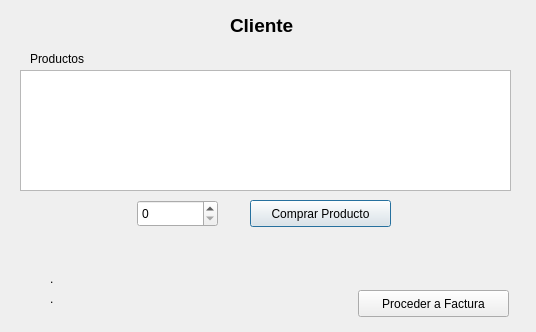
<?xml version="1.0" encoding="UTF-8"?>
<ui version="4.0">
 <class>ClientWindow</class>
 <widget class="QDialog" name="ClientWindow">
  <property name="geometry">
   <rect>
    <x>0</x>
    <y>0</y>
    <width>536</width>
    <height>332</height>
   </rect>
  </property>
  <property name="windowTitle">
   <string>Dialog</string>
  </property>
  <widget class="QLabel" name="label">
   <property name="geometry">
    <rect>
     <x>230</x>
     <y>10</y>
     <width>71</width>
     <height>31</height>
    </rect>
   </property>
   <property name="text">
    <string>&lt;html&gt;&lt;head/&gt;&lt;body&gt;&lt;p&gt;&lt;span style=&quot; font-size:14pt; font-weight:600;&quot;&gt;Cliente&lt;/span&gt;&lt;/p&gt;&lt;/body&gt;&lt;/html&gt;</string>
   </property>
  </widget>
  <widget class="QPlainTextEdit" name="ta_productos">
   <property name="geometry">
    <rect>
     <x>20</x>
     <y>70</y>
     <width>491</width>
     <height>121</height>
    </rect>
   </property>
  </widget>
  <widget class="QLabel" name="label_2">
   <property name="geometry">
    <rect>
     <x>30</x>
     <y>50</y>
     <width>81</width>
     <height>17</height>
    </rect>
   </property>
   <property name="text">
    <string>Productos</string>
   </property>
  </widget>
  <widget class="QSpinBox" name="sp_buy">
   <property name="geometry">
    <rect>
     <x>137</x>
     <y>200</y>
     <width>81</width>
     <height>27</height>
    </rect>
   </property>
  </widget>
  <widget class="QPushButton" name="pushButton">
   <property name="geometry">
    <rect>
     <x>250</x>
     <y>200</y>
     <width>141</width>
     <height>27</height>
    </rect>
   </property>
   <property name="text">
    <string>Comprar Producto</string>
   </property>
  </widget>
  <widget class="QPushButton" name="pushButton_2">
   <property name="geometry">
    <rect>
     <x>358</x>
     <y>290</y>
     <width>151</width>
     <height>27</height>
    </rect>
   </property>
   <property name="text">
    <string>Proceder a Factura</string>
   </property>
  </widget>
  <widget class="QLabel" name="label_adv">
   <property name="geometry">
    <rect>
     <x>50</x>
     <y>290</y>
     <width>241</width>
     <height>17</height>
    </rect>
   </property>
   <property name="text">
    <string>.</string>
   </property>
  </widget>
  <widget class="QLabel" name="label_compro">
   <property name="geometry">
    <rect>
     <x>50</x>
     <y>270</y>
     <width>251</width>
     <height>17</height>
    </rect>
   </property>
   <property name="text">
    <string>.</string>
   </property>
  </widget>
 </widget>
 <resources/>
 <connections/>
</ui>
